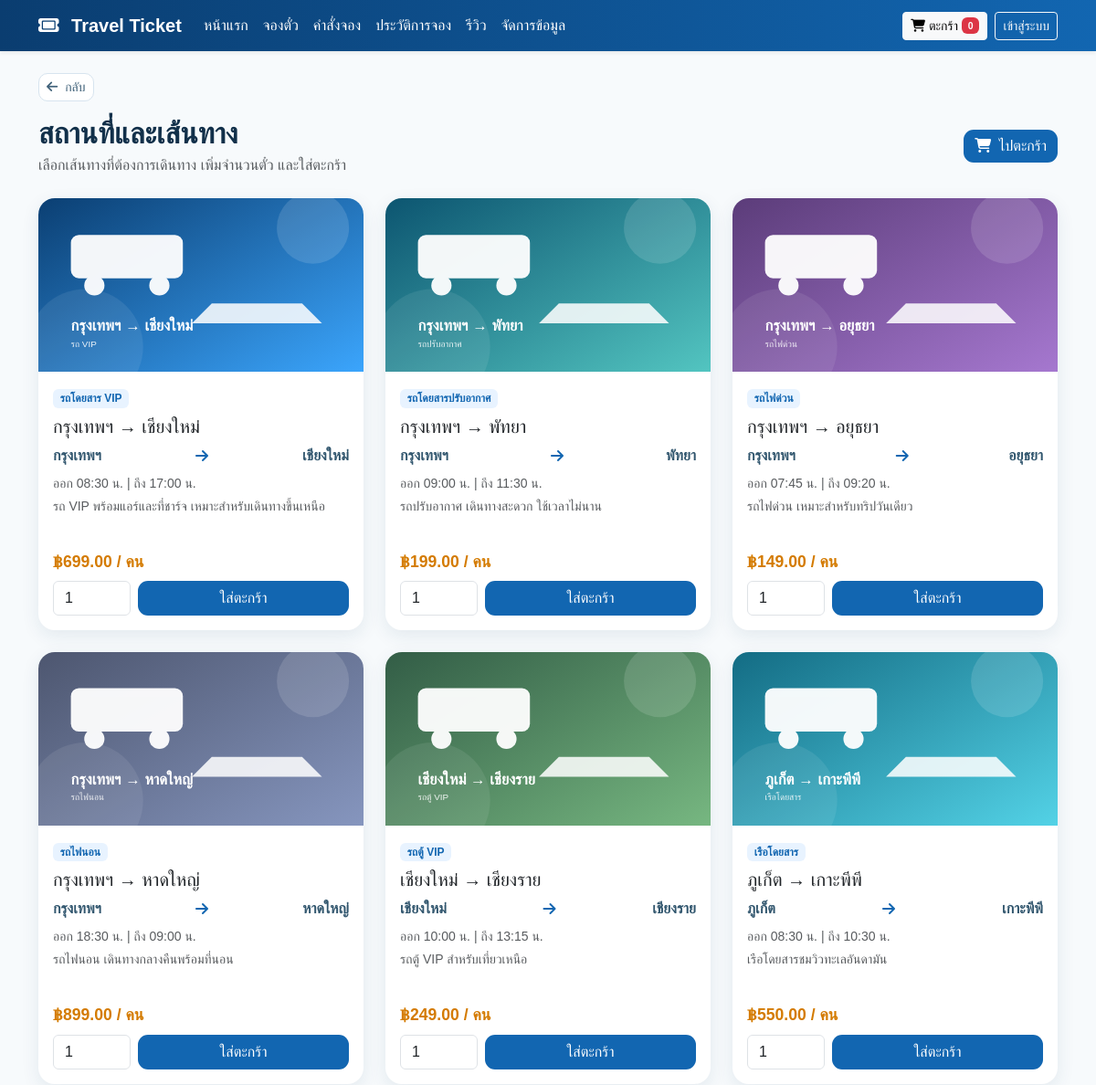
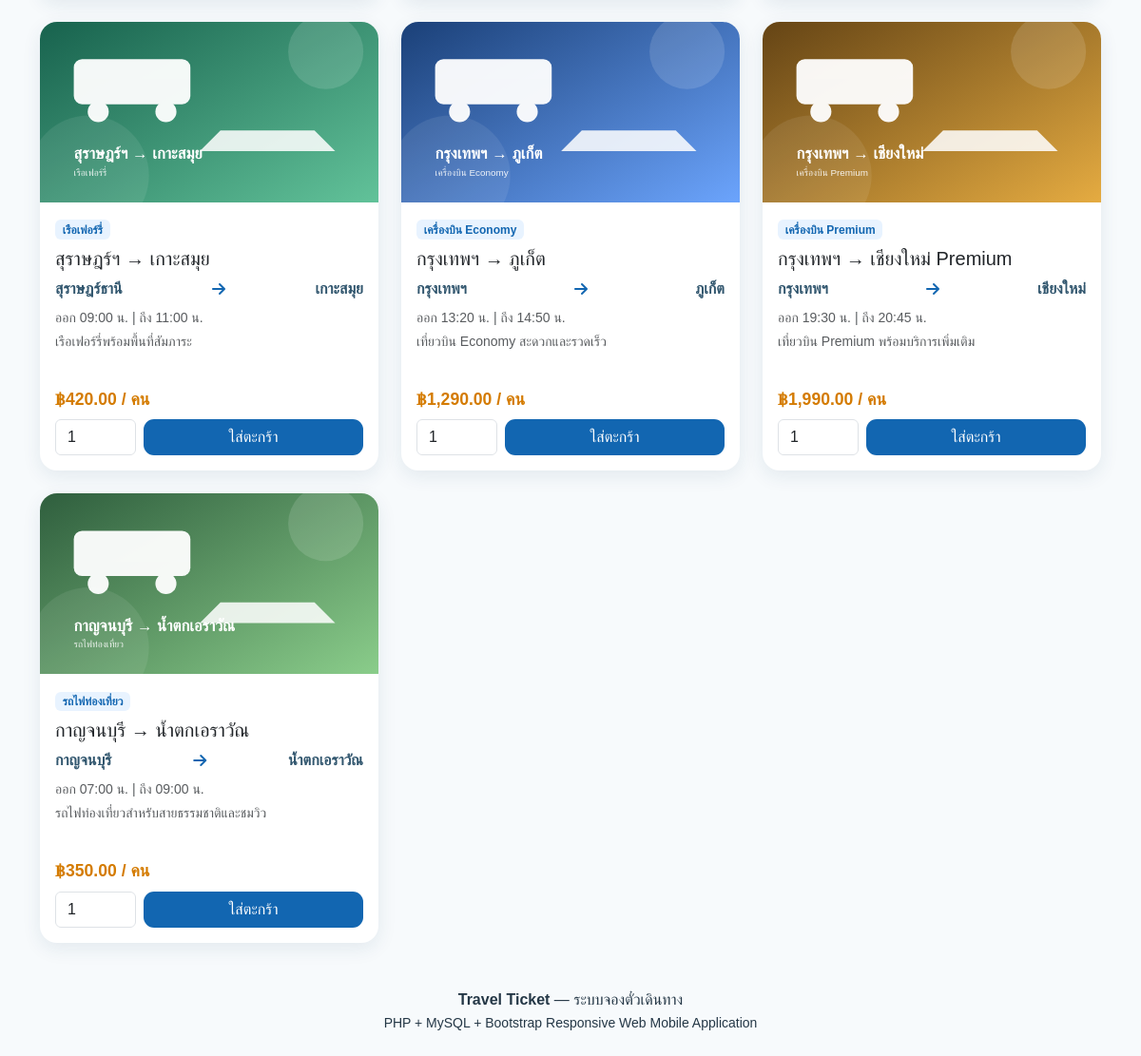
Page /menu.php on the committed database (2 pictures, top to bottom).
### tables this page shows
CREATE TABLE destinations (
 destination_id INT AUTO_INCREMENT PRIMARY KEY,
 transport_id INT NOT NULL,
 route_name VARCHAR(180) NOT NULL,
 origin VARCHAR(100) NOT NULL,
 destination VARCHAR(100) NOT NULL,
 departure_time VARCHAR(30) NOT NULL,
 arrival_time VARCHAR(30) NOT NULL,
 price DECIMAL(10,2) NOT NULL,
 image VARCHAR(150),
 description TEXT,
 status CHAR(1) DEFAULT 'Y',
 FOREIGN KEY(transport_id) REFERENCES transport_types(transport_id)
);

CREATE TABLE transport_types (
 transport_id INT AUTO_INCREMENT PRIMARY KEY,
 transport_name VARCHAR(100) NOT NULL,
 description VARCHAR(255),
 status CHAR(1) DEFAULT 'Y'
);

### menu.php (the view, shortened to what this page needs)
<?php
session_start(); include 'connect/conn.php';
$pageTitle='จองตั๋ว | Travel Ticket'; include 'header.php';
?>
<div class="d-flex justify-content-between align-items-center mb-4"><div><h2 class="section-title mb-1">สถานที่และเส้นทาง</h2><p class="text-muted mb-0">เลือกเส้นทางที่ต้องการเดินทาง เพิ่มจำนวนตั๋ว และใส่ตะกร้า</p></div><a href="cart.php" class="btn btn-travel"><i class="fa-solid fa-cart-shopping me-1"></i> ไปตะกร้า</a></div>
<div class="row g-4">
<?php $r=$conn->query("SELECT d.*,t.transport_name FROM destinations d JOIN transport_types t ON d.transport_id=t.transport_id WHERE d.status='Y' ORDER BY d.destination_id"); while($d=$r->fetch_assoc()): ?>
<div class="col-12 col-md-6 col-lg-4"><div class="card card-travel h-100"><img src="img/<?=htmlspecialchars($d['image'])?>"><div class="card-body"><span class="badge badge-light-travel mb-2"><?=htmlspecialchars($d['transport_name'])?></span><h5><?=htmlspecialchars($d['route_name'])?></h5><div class="route-line mb-2"><span><?=htmlspecialchars($d['origin'])?></span><i class="fa-solid fa-arrow-right"></i><span><?=htmlspecialchars($d['destination'])?></span></div><p class="small text-muted mb-1">ออก <?=htmlspecialchars($d['departure_time'])?> น. | ถึง <?=htmlspecialchars($d['arrival_time'])?> น.</p><p class="small text-muted" style="min-height:42px"><?=htmlspecialchars($d['description'])?></p><div class="price mb-2">฿<?=number_format($d['price'],2)?> / คน</div><form method="post" class="d-flex gap-2"><input type="hidden" name="destination_id" value="<?=$d['destination_id']?>"><input type="number" name="quantity" value="1" min="1" max="20" class="form-control" style="width:85px"><button name="add_cart" class="btn btn-travel flex-grow-1">ใส่ตะกร้า</button></form></div></div></div>
<?php endwhile; ?></div>
<?php include 'footer.php'; ?>

### css/style.css (style rules this page uses)
:root { --blue:#1266b1;--blue-dark:#0a3d70;--sky:#eaf5ff;--navy:#12304a;--orange:#f5a623;--cream:#f7fafc;--text:#243746;--white:#fff }
body { font-family:Tahoma,Arial,sans-serif;background:var(--cream);color:var(--text) }
a { text-decoration:none }
.btn-travel { background:var(--blue);border:0;color:#fff;border-radius:11px }
.section-title { color:var(--navy);font-weight:700 }
.card-travel { border:0;border-radius:18px;overflow:hidden;box-shadow:0 6px 20px rgba(21,70,105,.09) }
.card-travel img { height:190px;object-fit:cover }
.badge-light-travel { background:#e8f3ff;color:#1266b1 }
.price { color:#d47b00;font-weight:700;font-size:1.1rem }
.route-line { display:flex;justify-content:space-between;gap:8px;align-items:center;font-weight:600;color:#31566e }
.route-line i { color:var(--blue) }

### rows in the picture
destinations: image (picture), transport.transport_name "รถโดยสาร VIP", route_name "กรุงเทพฯ → เชียงใหม่", origin "กรุงเทพฯ", destination "เชียงใหม่", departure_time "08:30", arrival_time "17:00", description "รถ VIP พร้อมแอร์และที่ชาร์จ เหมาะสำหรับเดินทางขึ้นเหนือ", price "699.00"
destinations: image (picture), transport.transport_name "รถโดยสารปรับอากาศ", route_name "กรุงเทพฯ → พัทยา", origin "กรุงเทพฯ", destination "พัทยา", departure_time "09:00", arrival_time "11:30", description "รถปรับอากาศ เดินทางสะดวก ใช้เวลาไม่นาน", price "199.00"
destinations: image (picture), transport.transport_name "รถไฟด่วน", route_name "กรุงเทพฯ → อยุธยา", origin "กรุงเทพฯ", destination "อยุธยา", departure_time "07:45", arrival_time "09:20", description "รถไฟด่วน เหมาะสำหรับทริปวันเดียว", price "149.00"
destinations: image (picture), transport.transport_name "รถไฟนอน", route_name "กรุงเทพฯ → หาดใหญ่", origin "กรุงเทพฯ", destination "หาดใหญ่", departure_time "18:30", arrival_time "09:00", description "รถไฟนอน เดินทางกลางคืนพร้อมที่นอน", price "899.00"
destinations: image (picture), transport.transport_name "รถตู้ VIP", route_name "เชียงใหม่ → เชียงราย", origin "เชียงใหม่", destination "เชียงราย", departure_time "10:00", arrival_time "13:15", description "รถตู้ VIP สำหรับเที่ยวเหนือ", price "249.00"
destinations: image (picture), transport.transport_name "เรือโดยสาร", route_name "ภูเก็ต → เกาะพีพี", origin "ภูเก็ต", destination "เกาะพีพี", departure_time "08:30", arrival_time "10:30", description "เรือโดยสารชมวิวทะเลอันดามัน", price "550.00"
destinations: image (picture), transport.transport_name "เรือเฟอร์รี่", route_name "สุราษฎร์ฯ → เกาะสมุย", origin "สุราษฎร์ธานี", destination "เกาะสมุย", departure_time "09:00", arrival_time "11:00", description "เรือเฟอร์รี่พร้อมพื้นที่สัมภาระ", price "420.00"
destinations: image (picture), transport.transport_name "เครื่องบิน Economy", route_name "กรุงเทพฯ → ภูเก็ต", origin "กรุงเทพฯ", destination "ภูเก็ต", departure_time "13:20", arrival_time "14:50", description "เที่ยวบิน Economy สะดวกและรวดเร็ว", price "1,290.00"
destinations: image (picture), transport.transport_name "เครื่องบิน Premium", route_name "กรุงเทพฯ → เชียงใหม่ Premium", origin "กรุงเทพฯ", destination "เชียงใหม่", departure_time "19:30", arrival_time "20:45", description "เที่ยวบิน Premium พร้อมบริการเพิ่มเติม", price "1,990.00"
destinations: image (picture), transport.transport_name "รถไฟท่องเที่ยว", route_name "กาญจนบุรี → น้ำตกเอราวัณ", origin "กาญจนบุรี", destination "น้ำตกเอราวัณ", departure_time "07:00", arrival_time "09:00", description "รถไฟท่องเที่ยวสำหรับสายธรรมชาติและชมวิว", price "350.00"

### other values in the picture
$cartCount "0"
